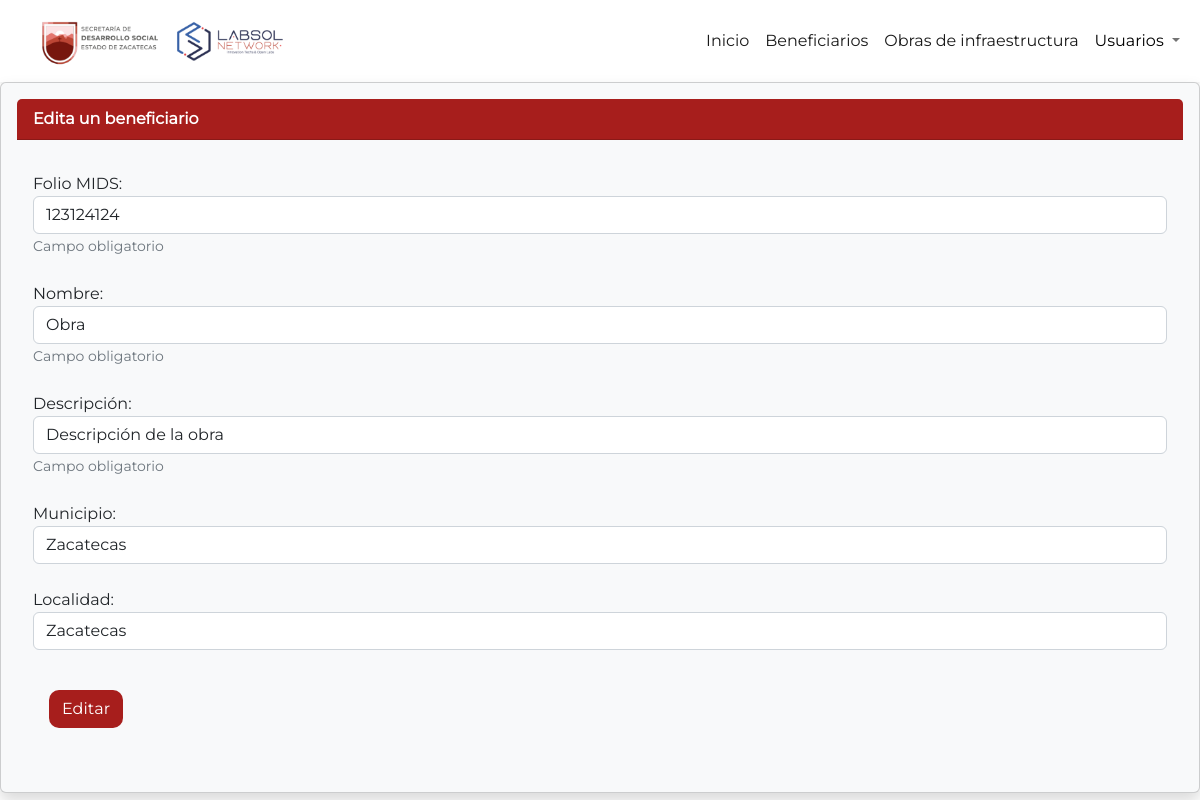
The page /infraestructura_sedesol/obras_publicas/editar_obra/1/ (signed in) on the database its author committed.
### obras/models.py (models this page shows, shortened)
class ObraPublica(models.Model):
    folio_mids = models.CharField(max_length=255)
    designado = models.ForeignKey(User, on_delete=models.CASCADE)
    nombre_obra = models.CharField(max_length=150)
    descripcion = models.CharField(max_length=255)
    municipio = models.CharField('Municipio', max_length=2, choices=MUNICIPIOS)
    localidad = models.CharField(max_length=150)
    finalizado = models.BooleanField(default=False)

### obras/views.py (the view)
# urls.py: path('editar_obra/<int:obra_id>/', views.editar_obra_publica, name='editar_obra'),
@login_required
@staff_member_required
def editar_obra_publica(request, obra_id):
    obra = ObraPublica.objects.get(id=obra_id)
    if request.method == 'POST':
        form = ObraPublicaForm(request.POST, instance=obra)
        if form.is_valid():
            form.save()
            messages.success(request, 'La obra pública ha sido editada exitosamente.')
            return redirect('obras_publicas')
        else:
            messages.error(request, 'Por favor, corrija los errores en el formulario.')
    else:
        form = ObraPublicaForm(instance=obra)
    return render(request, 'editar_obra_publica.html', {'form': form})

### obras/forms.py
class ObraPublicaForm(forms.ModelForm):
    class Meta:
        model = ObraPublica
        fields = '__all__'
        widgets = {
            'folio_mids': forms.NumberInput(attrs={'class':'form-control','placeholder':'Folio MIDS'}),
            'nombre_obra': forms.TextInput(attrs={'class':'form-control','placeholder':'Nombre de la obra'}),
            'descripcion': forms.TextInput(attrs={'class':'form-control','placeholder':'Descripcion'}),
            'localidad': forms.TextInput(attrs={'class':'form-control','placeholder':'Localidad'}),
        }
    designado = forms.ModelChoiceField(
        queryset=User.objects.filter(
            is_staff=False,
            is_superuser=False,
        ),
        label="Designado",
        widget=forms.Select(
            attrs={"class": "form-control","placeholder":"Designado"}
        )
    )
    municipio = forms.ChoiceField(
        label="Municipio",
        choices=MUNICIPIOS,
        widget=forms.Select(
            attrs={"class": "form-control", "placeholder":"Municipio"}
        )
    )

### obras/templates/editar_obra_publica.html (shortened to what this page needs)
{% extends 'base.html' %}
{% block head %}
    {% load static %}
{% endblock head %}
{% block contenido %}
<div class="card text-dark bg-light shadow p-3 bg-light" style="font-family: Montserrat;">
    <div class="card-header" style="background-color: #A71E1C; color: white;"><b>Edita un beneficiario</b>
    </div>
    <div class="card-body">
        <p class="card-text">
            <form method="POST" enctype="multipart/form-data">
                <div class="form-group">
                    <span data-toggle="tooltip" title="Folio MID de la obra pública">
                        <div class="form-group">
                            <label>Folio MIDS: </label> <i class="fa fa-info-circle" style="pointer-events: none; color: #A71E1C;"
                                type="button"></i>
                            {{ form.folio_mids }}
                            <small id="obligatorioID" class="form-text text-muted">Campo obligatorio</small>
                        </div>
                    </span>
                    <br>
                    <span data-toggle="tooltip" title="Nombre de la obra pública.">
                        <div class="form-group">
                            <label>Nombre: </label> <i class="fa fa-info-circle" style="pointer-events: none; color: #A71E1C;"
                                type="button"></i>
                            {{ form.nombre_obra }}
                            <small id="obligatorioID" class="form-text text-muted">Campo obligatorio</small>
                        </div>
                    </span>
                    <br>
                    <span data-toggle="tooltip" title="Descripción">
                        <div class="form-group">
                            <label>Descripción: </label> <i class="fa fa-info-circle" style="pointer-events: none; color: #A71E1C;"
                                type="button"></i>
                            {{ form.descripcion }}
                            <small id="obligatorioID" class="form-text text-muted">Campo obligatorio</small>
                        </div>
                    </span>
                    <br>
                    <span data-toggle="tooltip" title="Municipio de la obra pública">
                        <div class="form-group">
                            <label>Municipio: </label> <i class="fa fa-info-circle" style="pointer-events: none; color: #A71E1C;"
                                type="button"></i>
                            {{ form.municipio }}
                        </div>
                    </span>
                    <br>
                    <span data-toggle="tooltip" title="Localidad de la obra pública">
                        <div class="form-group">
                            <label>Localidad: </label> <i class="fa fa-info-circle" style="pointer-events: none; color: #A71E1C;"
                                type="button"></i>
                            {{ form.localidad }}
                        </div>
                    </span>
                    <br>
                    <button id="guardar-button" type="submit" class="btn"
                        style="margin: 16px; background-color: #A71E1C; border-radius: 10px; color: white;">
                        Editar
                    </button>
            </form>
        </p>
    </div>
</div>
{% endblock contenido %}

### home/templates/base.html (style rules this page uses)
html, body, .container-fluid { height: 100%; }
body { display: flex; flex-direction: column; min-height: 100vh; margin: 0; }

### rows shown on the page
ObraPublica: folio_mids "123124124", nombre_obra "Obra", descripcion "Descripción de la obra", municipio "Zacatecas", localidad "Zacatecas"
